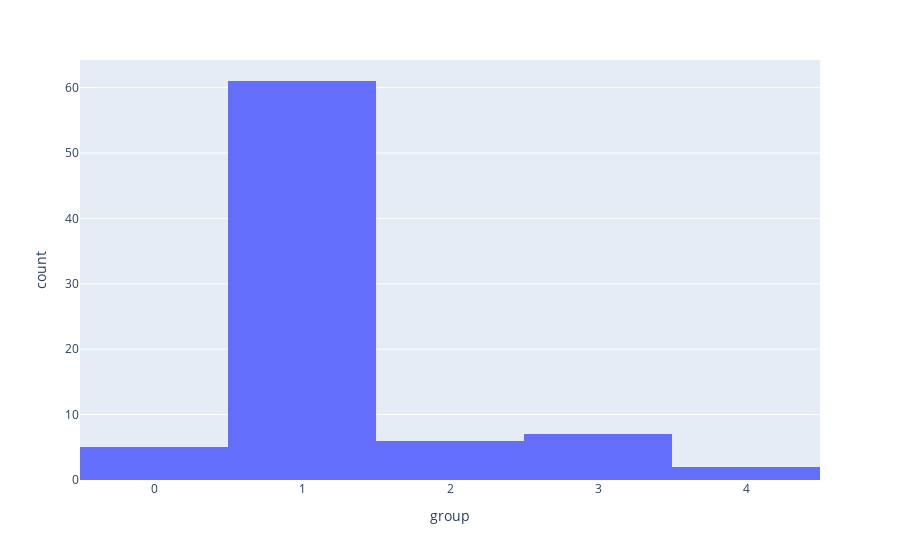

Source (notebook cell):
### Code cell
import plotly.express as px
fig = px.histogram(dataset, x="group")
fig.show()

### Figure 1 — Plotly figure (JSON) as saved in the notebook; plotly's stock layout.template omitted (floating-point values rounded to 4 significant figures)
{"data": [{"alignmentgroup": "True", "bingroup": "x", "hovertemplate": "group=%{x}<br>count=%{y}<extra></extra>", "legendgroup": "", "marker": {"color": "#636efa"}, "name": "", "offsetgroup": "", "orientation": "v", "showlegend": false, "type": "histogram", "x": [0, 0, 0, 0, 0, 1, 1, 1, 1, 1, 1, 1, 1, 1, 1, 1, 1, 1, 1, 1, 1, 1, 1, 1, 2, 1, 1, 1, 2, 1, 1, 1, 1, 1, 1, 1, 1, 1, 1, 1, 1, 1, 1, 1, 1, 2, 1, 1, 1, 1, 1, 1, 1, 1, 1, 1, 2, 1, 2, 1, 1, 1, 1, 1, 1, 1, 1, 1, 1, 2, 1, 1, 3, 3, 3, 3, 3, 3, 3, 4, 4], "xaxis": "x", "yaxis": "y"}], "layout": {"barmode": "relative", "legend": {"tracegroupgap": 0}, "margin": {"t": 60}, "xaxis": {"anchor": "y", "domain": [0, 1], "title": {"text": "group"}}, "yaxis": {"anchor": "x", "domain": [0, 1], "title": {"text": "count"}}}}
